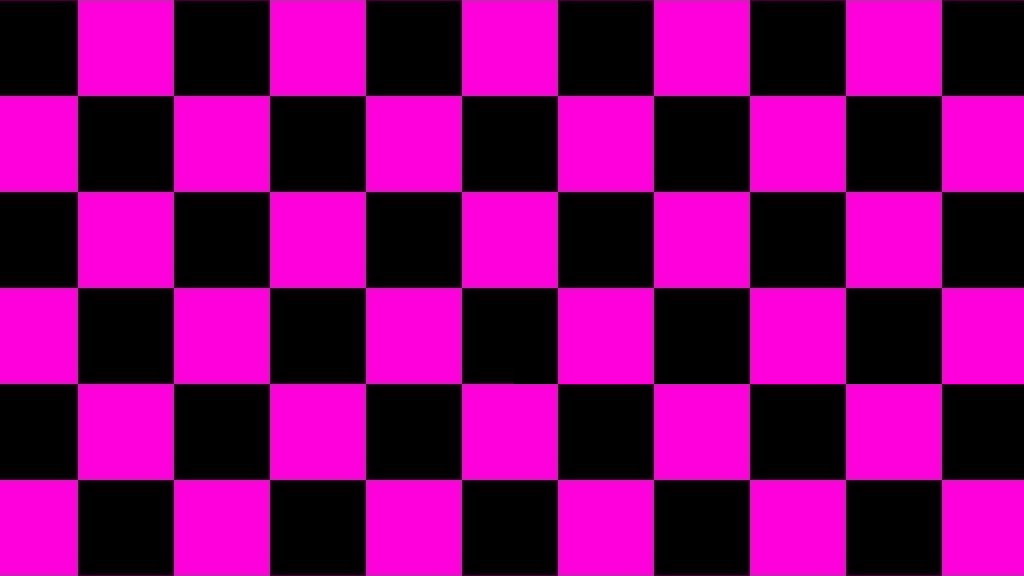
#> input picture missingTexture.jpg, 1024 x 576 px
$ python -i recog2.py   (imports and definitions only)   (older library calls are emulated)
#> lines starting #> are read from the running program, lines starting #| are printed output that depends on the picture
#> further down, picture is the input picture: shape (576, 1024, 3); mean B, G, R 110.2, 1.9, 127.6
import cv2
import sys
import math
from cv2 import COLOR_BGR2GRAY, COLOR_GRAY2BGR, COLOR_BGR2LAB,COLOR_LAB2BGR

import numpy as np
effect=[0]
display=0
cascPath = "haarcascade_frontalface_default.xml"
faceCascade = cv2.CascadeClassifier(cascPath)
# [2 lines not run here, left out]
# print(sys.maxsize)
# print(cv2.CAP_DSHOW)
def increaseContrast(img):
    lab= cv2.cvtColor(img, COLOR_BGR2LAB)
#> lab: shape (576, 1024, 3); mean of channels 0, 1, 2 74.3, 175.3, 105.6
    l, a, b = cv2.split(lab)
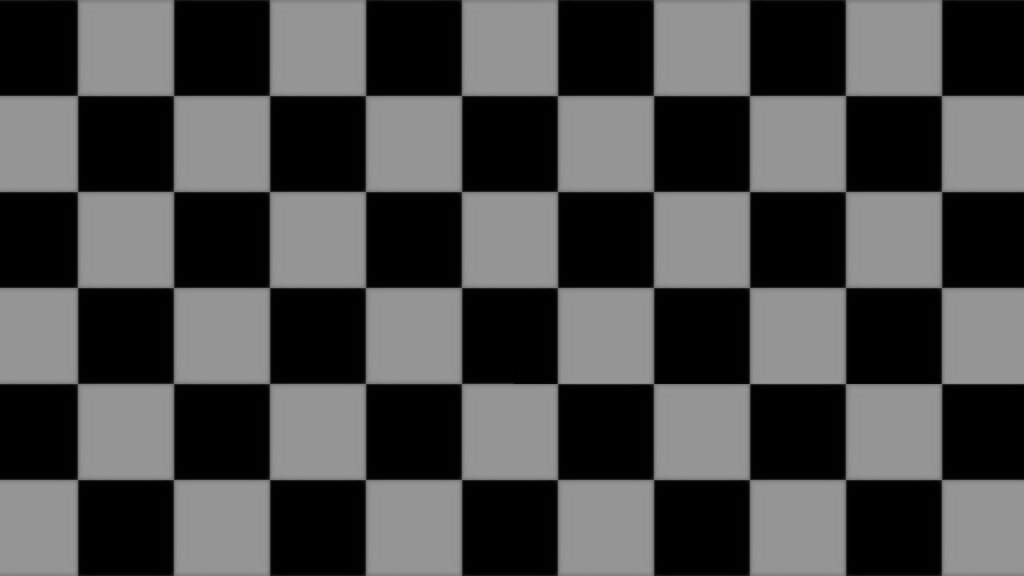
#> l: shape (576, 1024); min 0, max 150, mean 74.3
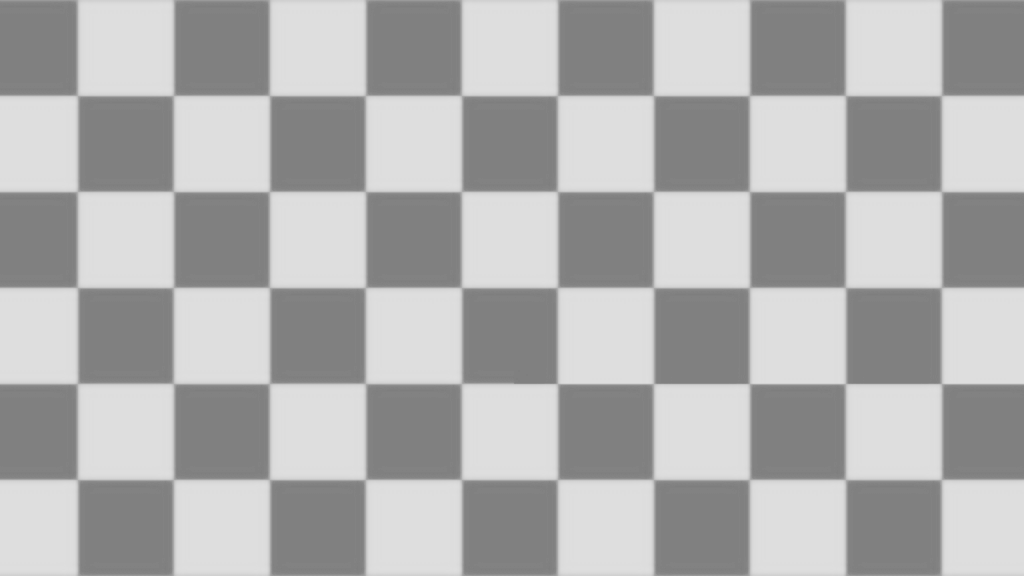
#> a: shape (576, 1024); min 126, max 222, mean 175.3
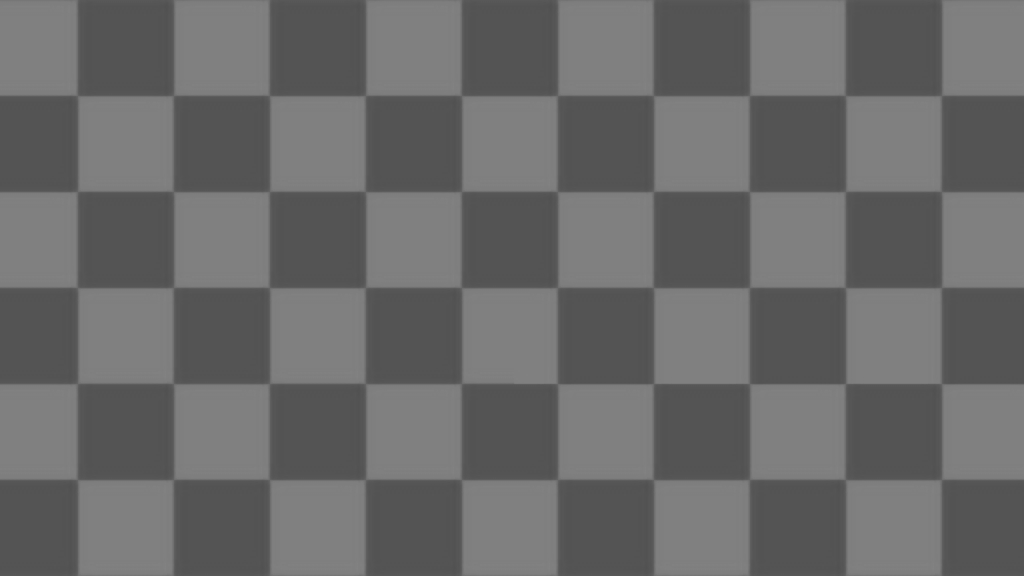
#> b: shape (576, 1024); min 81, max 130, mean 105.6
    if display==1:
        cv2.imshow("lab",l)

    clahe = cv2.createCLAHE(clipLimit=3.0, tileGridSize=(8,8))
    cl = clahe.apply(l)
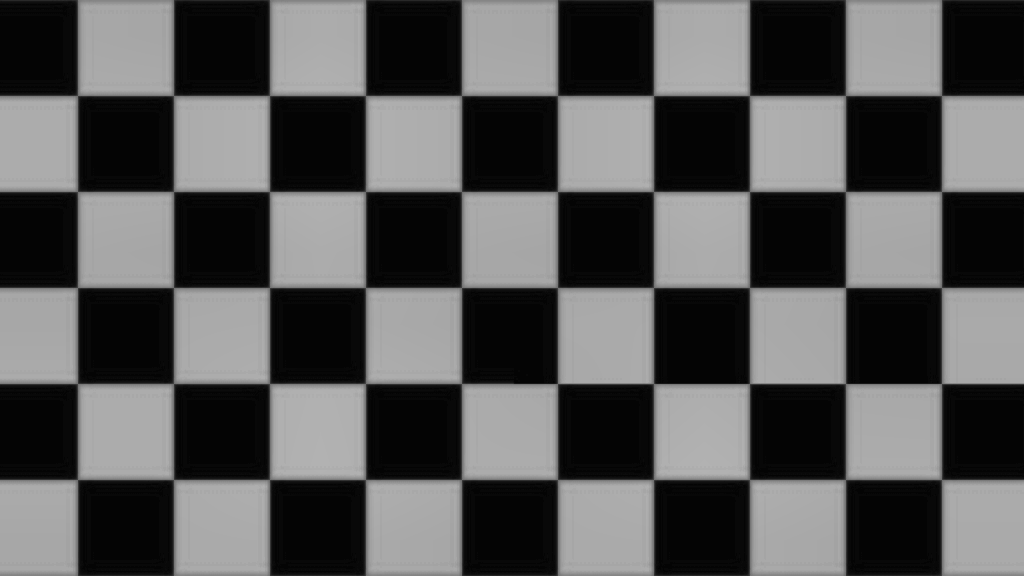
#> cl: shape (576, 1024); min 4, max 178, mean 86.6
    # cv2.imshow('CLAHE output', cl)
    if 3 in effect:limg = cv2.merge((b,a,cl))
    elif 4 in effect:limg=cv2.merge((a,b,cl))
    elif 5 in effect:limg=cv2.merge((cl*(a+b),a,b))
    elif 6 in effect:limg=cv2.merge((cl*3,a,b))
    else: limg=cv2.merge((cl,a,b))
#> limg: shape (576, 1024, 3); mean of channels 0, 1, 2 86.6, 175.3, 105.6
    if display==1:
        cv2.imshow("lab",limg)
    final = cv2.cvtColor(limg, COLOR_LAB2BGR)
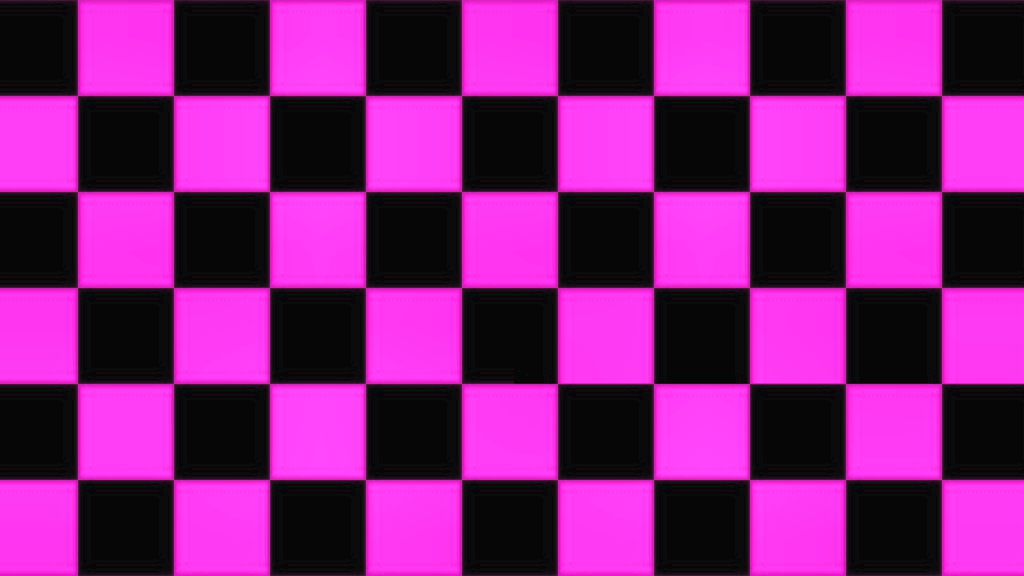
#> final: shape (576, 1024, 3); mean B, G, R 124.6, 32, 132.2
    return final

def laplacianMagic(image):
    ddepth = cv2.CV_16S
    kernel_size = 3
    src=image
    # src = cv2.GaussianBlur(src, (3, 3), 0)
    src_gray = cv2.cvtColor(src, COLOR_BGR2GRAY)
    dst = cv2.Laplacian(src_gray, ddepth, ksize=kernel_size)
    abs_dst = cv2.convertScaleAbs(dst)
    abs_dst=cv2.cvtColor(abs_dst,COLOR_GRAY2BGR)
    return abs_dst
# [30 lines not run here, left out]

>>> import cv2
>>> picture = cv2.imread('../missingTexture.jpg')
>>> result = increaseContrast(picture)
